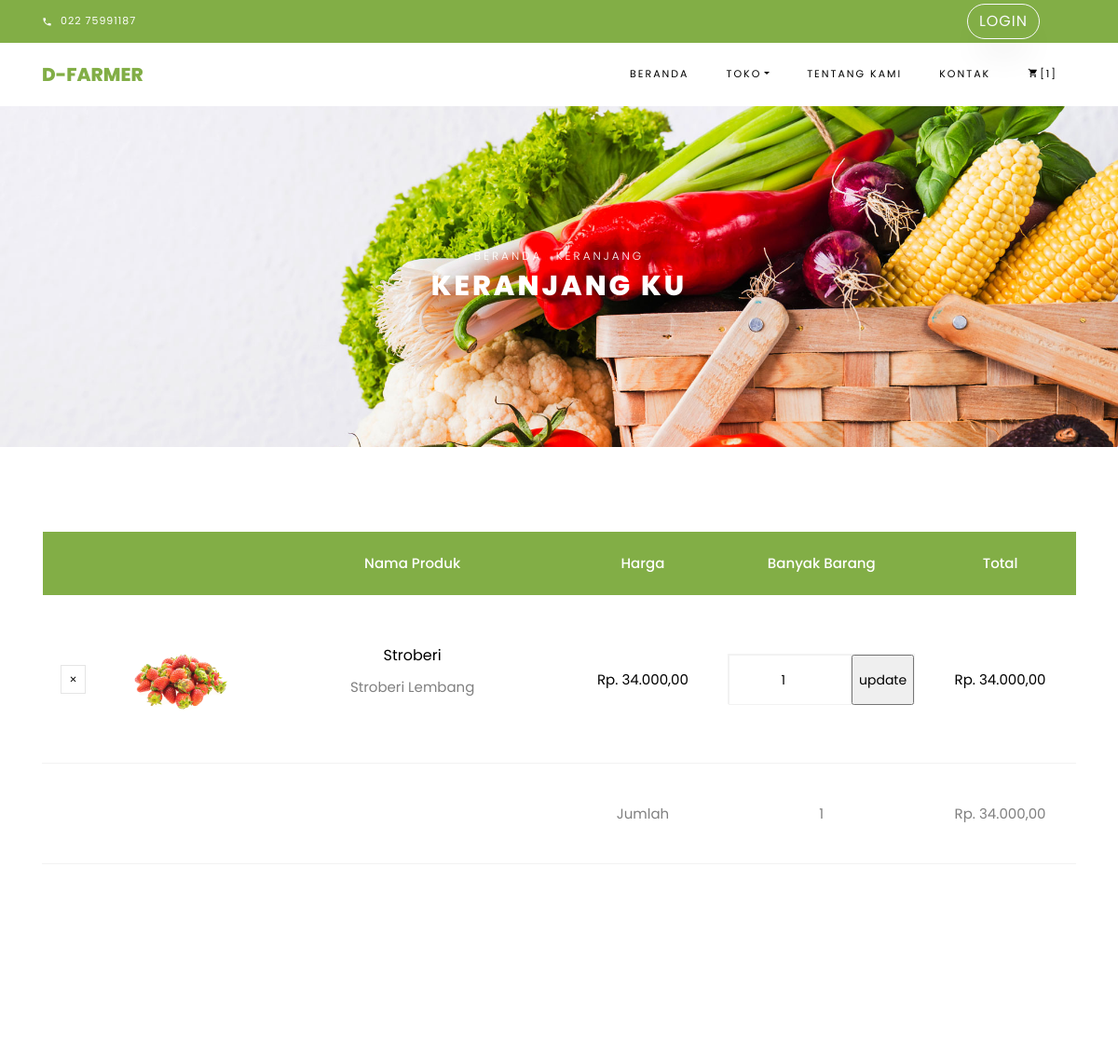
/index.php/shop/cart (upper part), run on an earlier commit of the app's database.
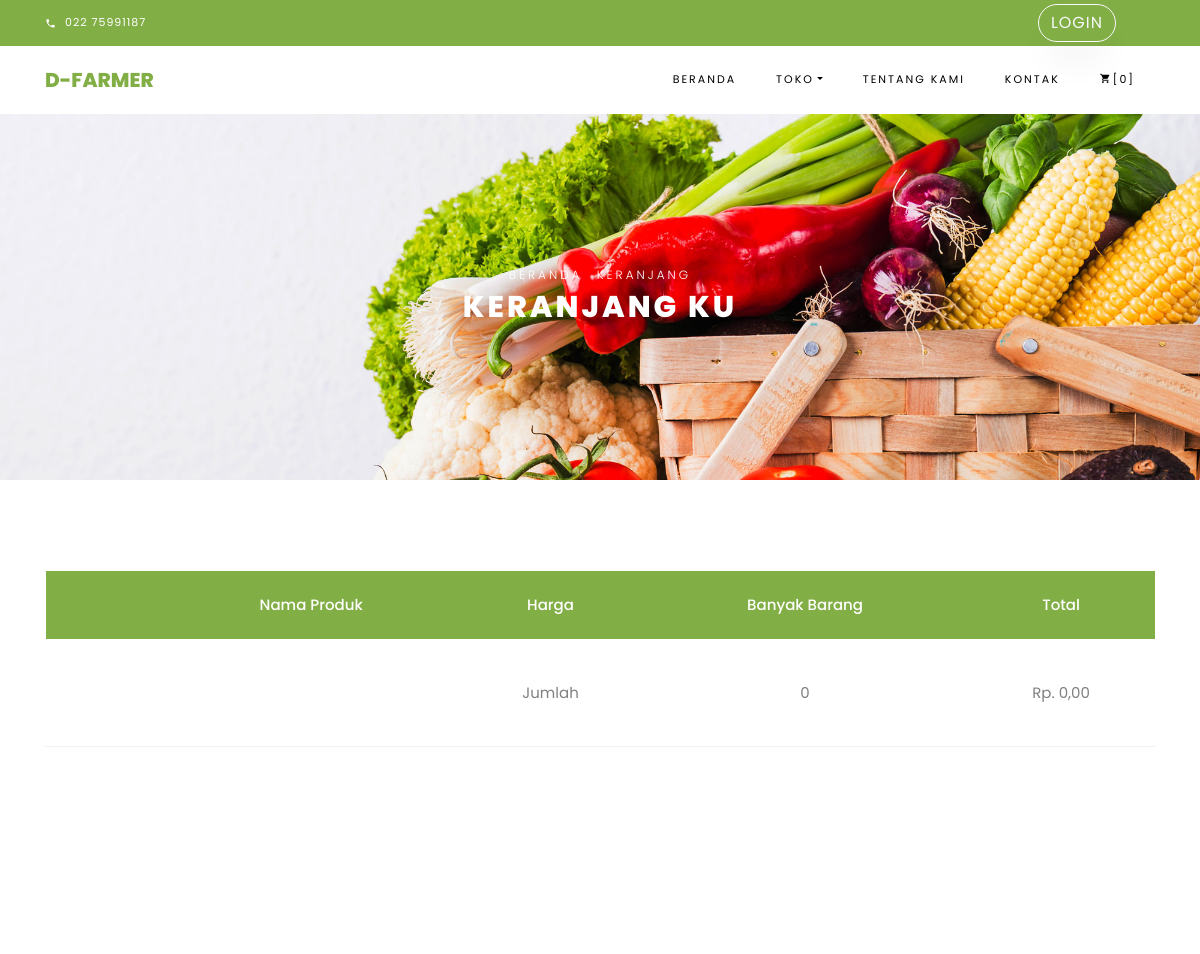
And on a later commit of the database.
### tables this page shows
CREATE TABLE `cart` (
  `id_cart` int(11) NOT NULL,
  `keterangan_cart` varchar(255) NOT NULL,
  `jumlah_bayar` int(11) NOT NULL,
  `jumlah_barang` int(11) NOT NULL,
  `size` varchar(255) NOT NULL,
  `id_transaksi` int(11) NOT NULL,
  `id_barang` int(11) NOT NULL,
  `email` varchar(255) NOT NULL,
  `id_user` int(11) NOT NULL
);

CREATE TABLE `barang` (
  `id_barang` int(11) NOT NULL,
  `nama_barang` varchar(255) NOT NULL,
  `keterangan_barang` varchar(255) NOT NULL,
  `harga_barang` varchar(255) NOT NULL,
  `tanggal` date NOT NULL,
  `jumlah` int(11) NOT NULL,
  `jenis` varchar(255) NOT NULL,
  `satuan` varchar(255) NOT NULL,
  `gambar` varchar(255) NOT NULL,
  `id_sumber` int(11) NOT NULL,
  `id_gudang` int(11) NOT NULL,
  `id_kategori` int(11) NOT NULL
);

### application/controllers/Shop.php (called while the page is built, shortened)
<?php
class Shop extends CI_Controller {
	function __construct(){
		$this->load->model('M_All');
	}
	public function cart()
	{
		$data['cart'] = $this->M_All->join_cart('barang', 'cart')->result();
		$this->load->view('template/header');
		$this->load->view('shop/cart', $data);
		$this->load->view('template/footer');
	}
}

### index.php (called while the page is built, shortened)
<?php
require_once BASEPATH.'core/CodeIgniter.php';

### application/models/M_All.php (called while the page is built, shortened)
<?php
class M_All extends CI_Model{
    function join_cart($from, $at)
    {
        $this->db->select('*');
        $this->db->from($from);
        $this->db->join($at, 'cart.id_barang = barang.id_barang');
        return $this->db->get();
    }
    function count($where)
    {
        return $this->db->count_all_results($where);
    }
}

### application/views/shop/cart.php (the view, shortened to what the changed rows need)
<div class="hero-wrap hero-bread" style="background-image: url(<?php echo base_url()?>assets/images/bg_1.jpg);">
      <div class="container">
        <div class="row no-gutters slider-text align-items-center justify-content-center">
          <div class="col-md-9 ftco-animate text-center">
            <h1 class="mb-0 bread">Keranjang Ku</h1>
          </div>
        </div>
      </div>
    </div>
		<section class="ftco-section ftco-cart">
			<div class="container">
				<div class="row">
    			<div class="col-md-12 ftco-animate">
    				<div class="cart-list">
	    				<table class="table">
						    <thead class="thead-primary">
						      <tr class="text-center">
						        <th>&nbsp;</th>
						        <th>&nbsp;</th>
						        <th>Nama Produk</th>
						        <th>Harga</th>
						        <th>Banyak Barang</th>
						        <th>Total</th>
						      </tr>
						    </thead>
						    <tbody>
								<?php
                                $sum = 0;
                                $sum_p = 0;
                                foreach ($cart as $c) {
								?>
						      <tr class="text-center">
						        <td class="product-remove"><a href="<?= base_url('index.php/shop/delCart/')?><?= $c->id_barang?>"><span class="ion-ios-close"></span></a></td>
						        <td class="image-prod"><div class="img" style="background-image:url(<?= base_url('assets_admin/img/gambar_barang/')?><?= $c->gambar; ?>);"></div></td>
						        <td class="product-name">
						        	<h3><?= $c->nama_barang?></h3>
						        	<p><?= $c->keterangan_barang?></p>
						        </td>
						        <td class="price">Rp. <?= number_format($c->harga_barang, 2, ",", ".");?></td>
						        <td class="quantity">
                                    <form class="form-control" action="<?= base_url('index.php/shop/updateCart'); ?>" method="post">
                                        <div class="input-group mb-3">
                                            <input type="number" name="quantity" class="quantity form-control input-number" value="<?= $c->jumlah_barang?>" min="1" max="100">
                                            <input type="submit" name="update" value="update" class="">
                                        </div>
                                    </form>
					          </td>
						        <td class="total">Rp. <?= number_format(($c->harga_barang*$c->jumlah_barang), 2, ",", "."); ?></td>
						      </tr>
                              <?php $sum+= $c->jumlah_barang; ?>
                              <?php $sum_p+= ($c->jumlah_barang*$c->harga_barang); ?>
						  <?php } ?>
						  	  <tr>
								  <td></td>
								  <td></td>
								  <td></td>
                                  <td>Jumlah</td>
								  <td><?= $sum; ?></td>
								  <td>Rp. <?= number_format($sum_p, 2, ",", "."); ?></td>
							  </tr>
						    </tbody>
						  </table>
					  </div>
    			</div>
    		</div>
			</div>
		</section>

### application/views/template/header.php (shortened to what the changed rows need)
<!DOCTYPE html>
<html lang="en">
  <head>
    <link rel="stylesheet" href="<?php echo base_url()?>assets/css/open-iconic-bootstrap.min.css">
    <link rel="stylesheet" href="<?php echo base_url()?>assets/css/animate.css">
    <link rel="stylesheet" href="<?php echo base_url()?>assets/css/owl.carousel.min.css">
    <link rel="stylesheet" href="<?php echo base_url()?>assets/css/owl.theme.default.min.css">
    <link rel="stylesheet" href="<?php echo base_url()?>assets/css/magnific-popup.css">
    <link rel="stylesheet" href="<?php echo base_url()?>assets/css/aos.css">
    <link rel="stylesheet" href="<?php echo base_url()?>assets/css/ionicons.min.css">
    <link rel="stylesheet" href="<?php echo base_url()?>assets/css/bootstrap-datepicker.css">
    <link rel="stylesheet" href="<?php echo base_url()?>assets/css/jquery.timepicker.css">
    <link rel="stylesheet" href="<?php echo base_url()?>assets/css/flaticon.css">
    <link rel="stylesheet" href="<?php echo base_url()?>assets/css/icomoon.css">
    <link rel="stylesheet" href="<?php echo base_url()?>assets/css/style.css">
  </head>
  <body class="goto-here">
    <nav class="navbar navbar-expand-lg navbar-dark ftco_navbar bg-dark ftco-navbar-light" id="ftco-navbar">
	    <div class="container">
	      <div class="collapse navbar-collapse" id="ftco-nav">
	        <ul class="navbar-nav ml-auto">
	          <li class="nav-item cta cta-colored"><a href="<?= base_url()?>index.php/shop/cart" class="nav-link"><span class="icon-shopping_cart"></span>[<?= $this->M_All->count('cart')?>]</a></li>
            </ul>
	      </div>
	    </div>
	  </nav>

What changed in the data, as far as the page shows it:
removed cart: id_barang.gambar (picture), id_barang.nama_barang "Stroberi", id_barang.keterangan_barang "Stroberi Lembang", id_barang.harga_barang "34.000,00", quantity "1", $c->harga_barang*$c->jumlah_barang "34.000,00"
Also different on the page:
$this->M_All->count('cart'): "1" → "0"
$sum: "1" → "0"
$sum_p: "34.000,00" → "0,00"
